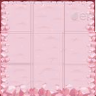

This game map was drawn from its Tiled (.tmx) file and the tilesets committed beside it. A one-line description and the full map source follow:
An orthogonal 3x3 tile map with 32x32 px tiles, 1 tile layer (Tile Layer 1), 3 tilesets.

<map version="1.10" tiledversion="1.11.2" orientation="orthogonal" renderorder="right-down" width="3" height="3" tilewidth="32" tileheight="32" infinite="0" nextlayerid="2" nextobjectid="1">
 <tileset firstgid="1" source="RedMap.tsx" />
 <tileset firstgid="10" source="RedMap.tsx" />
 <tileset firstgid="19" source="RedMap.tsx" />
 <layer id="1" name="Tile Layer 1" width="3" height="3">
  <data encoding="csv">
19,20,21,
22,23,24,
25,26,27
</data>
 </layer>
</map>